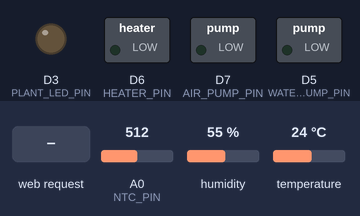
Recording of a sketch running on a simulated ESP8266 (NodeMCU). Shown: switched loads named in the sketch (green lamp = pin HIGH), output pins drawn as LEDs (lit = HIGH). Wiring (inferred from the names in the program): HTU21/Si7021 sensor at I2C address 0x40. Dashed ring = blinking. The inputs (shaded band) are chosen by the test bench; at power-on: A0 (NTC_PIN) = 512, humidity 55 %, temperature 24 °C. Pins used as bus, display or sensor lines are not drawn.

Above: at 1.2 s.
1.3 s: HTTP request GET /set?waterOn=1&waterOff=1&ledOn=1 received
At 2.9 s:
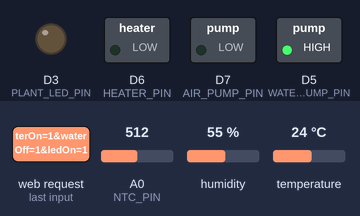
7.7 s: HTTP request GET /heater/toggle received
At 8.7 s:
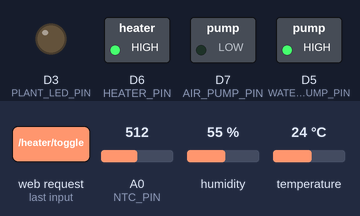
11.8 s: HTTP request GET /air/toggle received
At 12.9 s:
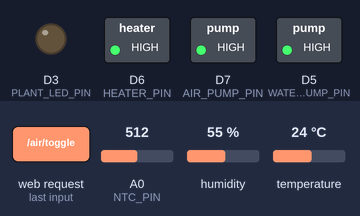
15.8 s: HTTP request GET /led/toggle received
At 17.1 s:
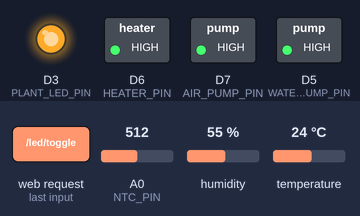
22.2 s: HTTP request GET /heater/toggle received
At 23.1 s:
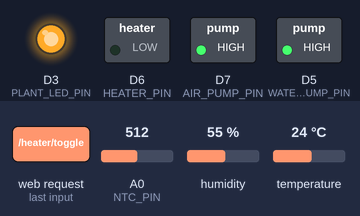
26.8 s: HTTP request GET /air/toggle?waterOn=1 received
At 28.9 s:
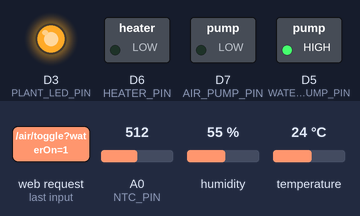
Timing chart, 0 to 32.8 s (numbered marks = the images above; inputs shaded):
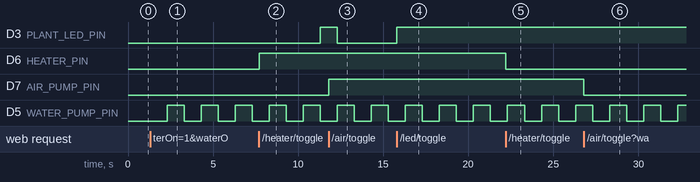

Measured:
- after the input at 1.3 s, D5 (WATER_PUMP_PIN): alternates HIGH for 1.0 s and LOW for 1.0 s, starting after 1.0 s
- after the input at 7.7 s, D6 (HEATER_PIN): LOW → HIGH at once
- after the input at 11.8 s, D7 (AIR_PUMP_PIN): LOW → HIGH at once
- after the input at 15.8 s, D3 (PLANT_LED_PIN): LOW → HIGH at once
- after the input at 22.2 s, D6 (HEATER_PIN): HIGH → LOW at once
- after the input at 26.8 s, D7 (AIR_PUMP_PIN): HIGH → LOW at once

The sketch:

wifi21_updated.ino
```cpp
#include <Wire.h>
#include <math.h>
#include <ESP8266WiFi.h>
#include <ESP8266WebServer.h>

ESP8266WebServer server(80);

#define SHT20_ADDR 0x40
#define NTC_PIN A0

// Actuator pins
#define AIR_PUMP_PIN   D7  // GPIO16
#define PLANT_LED_PIN  D3  // GPIO2
#define WATER_PUMP_PIN D5  // GPIO14
#define HEATER_PIN     D6  // GPIO12
#define COLD_STEAM_PIN D8  // GPIO15

const char* ap_ssid = "Greenhouse_AP";
const char* ap_password = "12345678";

const float SERIES_RESISTOR = 100000.0;
const float NOMINAL_RESISTANCE = 100000.0;
const float NOMINAL_TEMPERATURE = 25.0;
const float BETA = 3950.0;

unsigned long clockTimer = 0;
unsigned long sensorTimer = 0;

unsigned long waterTimer = 0;
unsigned long ledTimer = 0;
unsigned long steamTimer = 0;

int hours = 0;
int minutes = 0;
int seconds = 0;

float airTemp = 0;
float humidity = 0;
float ntcTemp = 0;

bool airPumpState = false;
bool waterState = false;
bool ledState = false;
bool steamState = false;
bool heaterState = false;

bool waterAuto = true;
bool ledAuto = true;
bool steamAuto = true;

unsigned long waterOnTime = 5;
unsigned long waterOffTime = 20;

unsigned long ledOnTime = 10;
unsigned long ledOffTime = 10;

unsigned long steamOnTime = 5;
unsigned long steamOffTime = 20;

float readSHT20Temperature() {
  Wire.beginTransmission(SHT20_ADDR);
  Wire.write(0xF3);
  Wire.endTransmission();
  delay(100);

  Wire.requestFrom(SHT20_ADDR, 2);
  if (Wire.available() < 2) return -999;

  uint16_t raw = Wire.read() << 8 | Wire.read();
  raw &= 0xFFFC;

  return -46.85 + 175.72 * raw / 65536.0;
}

float readSHT20Humidity() {
  Wire.beginTransmission(SHT20_ADDR);
  Wire.write(0xF5);
  Wire.endTransmission();
  delay(100);

  Wire.requestFrom(SHT20_ADDR, 2);
  if (Wire.available() < 2) return -999;

  uint16_t raw = Wire.read() << 8 | Wire.read();
  raw &= 0xFFFC;

  return -6.0 + 125.0 * raw / 65536.0;
}

float readNTC() {
  int adc = analogRead(NTC_PIN);
  if (adc <= 0 || adc >= 1023) return -999;

  float resistance = SERIES_RESISTOR * (float)adc / (1023.0 - adc);

  float temp = resistance / NOMINAL_RESISTANCE;
  temp = log(temp);
  temp /= BETA;
  temp += 1.0 / (NOMINAL_TEMPERATURE + 273.15);
  temp = 1.0 / temp;
  temp -= 273.15;

  return temp;
}

String timeString() {
  String t = "";

  if (hours < 10) t += "0";
  t += String(hours);
  t += ":";

  if (minutes < 10) t += "0";
  t += String(minutes);
  t += ":";

  if (seconds < 10) t += "0";
  t += String(seconds);

  return t;
}

void redirectHome() {
  server.sendHeader("Location", "/");
  server.send(303);
}

void setAirPump(bool state) {
  airPumpState = state;
  digitalWrite(AIR_PUMP_PIN, airPumpState ? HIGH : LOW);
}

void setWater(bool state) {
  waterState = state;
  digitalWrite(WATER_PUMP_PIN, waterState ? HIGH : LOW);
}

void setLed(bool state) {
  ledState = state;
  digitalWrite(PLANT_LED_PIN, ledState ? HIGH : LOW);
}

void setSteam(bool state) {
  steamState = state;
  digitalWrite(COLD_STEAM_PIN, steamState ? HIGH : LOW);
}

void setHeater(bool state) {
  heaterState = state;
  digitalWrite(HEATER_PIN, heaterState ? HIGH : LOW);
}

void updateAutoDevice(bool &state, bool autoMode, unsigned long &timer,
                      unsigned long onTime, unsigned long offTime,
                      void (*setFunc)(bool)) {
  if (!autoMode) return;

  unsigned long now = millis();
  unsigned long interval = state ? onTime * 1000UL : offTime * 1000UL;

  if (now - timer >= interval) {
    timer = now;
    setFunc(!state);
  }
}

void handleSet() {
  if (server.hasArg("waterOn")) {
    waterOnTime = server.arg("waterOn").toInt();
    if (waterOnTime < 1) waterOnTime = 1;
  }

  if (server.hasArg("waterOff")) {
    waterOffTime = server.arg("waterOff").toInt();
    if (waterOffTime < 1) waterOffTime = 1;
  }

  if (server.hasArg("ledOn")) {
    ledOnTime = server.arg("ledOn").toInt();
    if (ledOnTime < 1) ledOnTime = 1;
  }

  if (server.hasArg("ledOff")) {
    ledOffTime = server.arg("ledOff").toInt();
    if (ledOffTime < 1) ledOffTime = 1;
  }

  if (server.hasArg("steamOn")) {
    steamOnTime = server.arg("steamOn").toInt();
    if (steamOnTime < 1) steamOnTime = 1;
  }

  if (server.hasArg("steamOff")) {
    steamOffTime = server.arg("steamOff").toInt();
    if (steamOffTime < 1) steamOffTime = 1;
  }

  waterTimer = millis();
  ledTimer = millis();
  steamTimer = millis();

  redirectHome();
}

void handleAirPumpToggle() {
  setAirPump(!airPumpState);
  redirectHome();
}

void handleWaterToggle() {
  waterAuto = false;
  setWater(!waterState);
  waterTimer = millis();
  redirectHome();
}

void handleLedToggle() {
  ledAuto = false;
  setLed(!ledState);
  ledTimer = millis();
  redirectHome();
}

void handleSteamToggle() {
  steamAuto = false;
  setSteam(!steamState);
  steamTimer = millis();
  redirectHome();
}

void handleHeaterToggle() {
  setHeater(!heaterState);
  redirectHome();
}

void handleRoot() {
  String html = "";
  html.reserve(6000);

  html += "<!DOCTYPE html><html><head>";
  html += "<meta name='viewport' content='width=device-width, initial-scale=1'>";
  html += "<meta http-equiv='refresh' content='5'>";
  html += "<title>Hydroponic Greenhouse</title>";
  html += "<style>";
  html += "body{font-family:Arial;text-align:center;background:#eef7ee;padding:20px;}";
  html += ".card{background:white;margin:15px auto;padding:18px;border-radius:12px;max-width:420px;box-shadow:0 0 8px #999;}";
  html += "h1{color:#1b5e20}.value{font-size:24px;font-weight:bold;color:#2e7d32;}";
  html += ".on{color:#1b8a2f}.off{color:#c62828}";
  html += "input{width:70px;padding:6px;margin:4px;}";
  html += "button{padding:9px 14px;margin:4px;border:0;border-radius:8px;cursor:pointer;}";
  html += ".onButton{background:#2e7d32;color:white}.offButton{background:#c62828;color:white}";
  html += "</style></head><body>";

  html += "<h1>Hydroponic Greenhouse</h1>";

  html += "<div class='card'><h2>Sensors</h2>";
  html += "<p>Air Temp: <b>" + String(airTemp, 1) + " &deg;C</b></p>";
  html += "<p>Humidity: <b>" + String(humidity, 0) + " %</b></p>";
  html += "<p>NTC Temp: <b>" + String(ntcTemp, 1) + " &deg;C</b></p>";
  html += "<p>Uptime: <b>" + timeString() + "</b></p>";
  html += "</div>";

  html += "<div class='card'><h2>Device Control</h2>";

  html += "<p>Air Pump: <b class='" + String(airPumpState ? "on" : "off") + "'>";
  html += airPumpState ? "ON" : "OFF";
  html += "</b></p><a href='/air/toggle'><button class='";
  html += airPumpState ? "offButton'>Turn Air Pump OFF" : "onButton'>Turn Air Pump ON";
  html += "</button></a>";

  html += "<p>Water Pump: <b class='" + String(waterState ? "on" : "off") + "'>";
  html += waterState ? "ON" : "OFF";
  html += "</b></p><a href='/water/toggle'><button class='";
  html += waterState ? "offButton'>Turn Water Pump OFF" : "onButton'>Turn Water Pump ON";
  html += "</button></a>";

  html += "<p>Plant LED: <b class='" + String(ledState ? "on" : "off") + "'>";
  html += ledState ? "ON" : "OFF";
  html += "</b></p><a href='/led/toggle'><button class='";
  html += ledState ? "offButton'>Turn Plant LED OFF" : "onButton'>Turn Plant LED ON";
  html += "</button></a>";

  html += "<p>Cold Steam: <b class='" + String(steamState ? "on" : "off") + "'>";
  html += steamState ? "ON" : "OFF";
  html += "</b></p><a href='/steam/toggle'><button class='";
  html += steamState ? "offButton'>Turn Cold Steam OFF" : "onButton'>Turn Cold Steam ON";
  html += "</button></a>";

  html += "<p>Heater: <b class='" + String(heaterState ? "on" : "off") + "'>";
  html += heaterState ? "ON" : "OFF";
  html += "</b></p><a href='/heater/toggle'><button class='";
  html += heaterState ? "offButton'>Turn Heater OFF" : "onButton'>Turn Heater ON";
  html += "</button></a>";

  html += "</div>";

  html += "<div class='card'><h2>Timing Control</h2>";
  html += "<form action='/set' method='GET'>";

  html += "<h3>Water Pump</h3>";
  html += "ON <input name='waterOn' type='number' min='1' value='" + String(waterOnTime) + "'> sec ";
  html += "OFF <input name='waterOff' type='number' min='1' value='" + String(waterOffTime) + "'> sec";

  html += "<h3>Plant LED</h3>";
  html += "ON <input name='ledOn' type='number' min='1' value='" + String(ledOnTime) + "'> sec ";
  html += "OFF <input name='ledOff' type='number' min='1' value='" + String(ledOffTime) + "'> sec";

  html += "<h3>Cold Steam</h3>";
  html += "ON <input name='steamOn' type='number' min='1' value='" + String(steamOnTime) + "'> sec ";
  html += "OFF <input name='steamOff' type='number' min='1' value='" + String(steamOffTime) + "'> sec";

  html += "<br><br><button class='onButton' type='submit'>Save Times</button>";
  html += "</form></div>";

  html += "</body></html>";

  server.send(200, "text/html", html);
}

void startHotspot() {
  WiFi.mode(WIFI_AP);
  WiFi.softAP(ap_ssid, ap_password);
}

void setup() {
  pinMode(AIR_PUMP_PIN, OUTPUT);
  pinMode(WATER_PUMP_PIN, OUTPUT);
  pinMode(PLANT_LED_PIN, OUTPUT);
  pinMode(COLD_STEAM_PIN, OUTPUT);
  pinMode(HEATER_PIN, OUTPUT);

  setAirPump(false);
  setWater(false);
  setLed(false);
  setSteam(false);
  setHeater(false);

  Wire.begin(D2, D1);

  startHotspot();

  server.on("/", handleRoot);
  server.on("/set", handleSet);
  server.on("/air/toggle", handleAirPumpToggle);
  server.on("/water/toggle", handleWaterToggle);
  server.on("/led/toggle", handleLedToggle);
  server.on("/steam/toggle", handleSteamToggle);
  server.on("/heater/toggle", handleHeaterToggle);

  server.begin();
}

void loop() {
  server.handleClient();

  updateAutoDevice(waterState, waterAuto, waterTimer,
                   waterOnTime, waterOffTime, setWater);

  updateAutoDevice(ledState, ledAuto, ledTimer,
                   ledOnTime, ledOffTime, setLed);

  updateAutoDevice(steamState, steamAuto, steamTimer,
                   steamOnTime, steamOffTime, setSteam);

  unsigned long now = millis();

  if (now - clockTimer >= 1000) {
    clockTimer = now;
    seconds++;

    if (seconds >= 60) {
      seconds = 0;
      minutes++;
    }

    if (minutes >= 60) {
      minutes = 0;
      hours++;
    }

    if (hours >= 24) {
      hours = 0;
    }
  }

  if (now - sensorTimer >= 2000) {
    sensorTimer = now;

    airTemp = readSHT20Temperature();
    humidity = readSHT20Humidity();
    ntcTemp = readNTC();
  }
}
```
